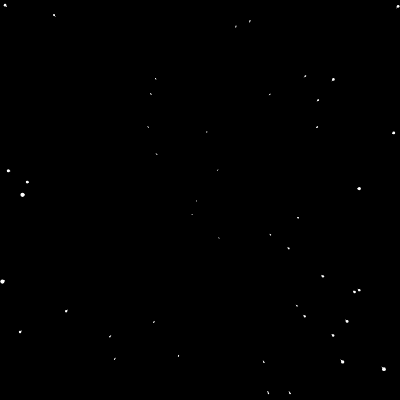
Frame 1 (no input)
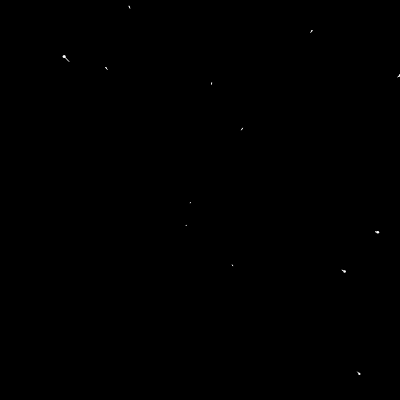
Frame 60 (no input)
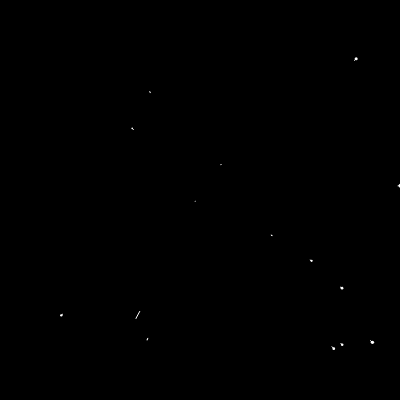
Frame 120 (the mouse pressed at the canvas centre since frame 60)

The p5.js sketch that drew these frames (run headless with seeded random() and noise() and a simulated clock; from frame 60 on, the mouse is pressed at the canvas centre):

// p5.js sketch
// ── sketch.js
let startsCount = 200;
let startsMin = 50;
let startsMax = 3000;
let stars = [];
let starsSlider;
let speed = 5;
let minSpeed = 1;
let maxSpeed = 40;
let speedSlider;

function setup() {
  createCanvas(400, 400);

  for (let i = 1; i <= startsCount; i++) {
    stars.push(
      new Star(
        random(-width, width),
        random(-height, height),
        random(width, width * 2)
      )
    );
  }

  createSliders();
}

function draw() {
  background("black");
  translate(width / 2, height / 2);

  adjustStarCount();
  adjustSpeed();

  for (let i = 0; i < stars.length; i++) {
    stars[i].update();
    stars[i].show();
  }
}

createSliders = () => {
  let countContainer = createDiv();
  countContainer.style("display", "flex");
  countContainer.style("align-items", "center");
  countContainer.style("gap", "10px");

  let countText = createP("Number of Stars:");
  countText.parent(countContainer);

  starsSlider = createSlider(startsMin, startsMax, startsCount);
  starsSlider.size(200);
  starsSlider.parent(countContainer);

  let speedContainer = createDiv();
  speedContainer.style("display", "flex");
  speedContainer.style("align-items", "center");
  speedContainer.style("gap", "10px");

  let speedText = createP("Speed:");
  speedText.parent(speedContainer);

  speedSlider = createSlider(minSpeed, maxSpeed, speed);
  speedSlider.size(200);
  speedSlider.parent(speedContainer);
};

adjustSpeed = () => {
  let sliderValue = speedSlider.value();
  for (let i = 0; i < stars.length; i++) {
    stars[i].speed = sliderValue;
  }
};

adjustStarCount = () => {
  let sliderValue = starsSlider.value();

  if (sliderValue > stars.length) {
    // Add more stars if the slider value is greater than the current number of stars
    for (let i = stars.length; i < sliderValue; i++) {
      stars.push(
        new Star(
          random(-width, width),
          random(-height, height),
          random(width, width * 2)
        )
      );
    }
  }

  if (sliderValue < stars.length) {
    // Remove stars if the slider value is less than the current number of stars
    stars.splice(sliderValue);
  }
};

// ── classes.js
class Star {
  constructor(x, y, z) {
    this.x = x;
    this.y = y;
    this.z = z;
    this.color = color("white");
    this.width = 10;
    this.initZ = this.z;
    this.speed = 5;
    this.previousZ = this.z;
  }

  update() {
    this.z = this.z - this.speed;
    if (this.z < 0) {
      this.z = this.initZ;
      this.previousZ = this.z;
    }
  }

  mapInterval(val, max) {
    // remap 'val' from 0->1 to 0->'max'
    // this makes the movement smoother when advancing tho the edge, edge = 'max'
    return val * max;
  }

  show() {
    let speedX = this.x / this.z; // exponentially increase speed
    let speedY = this.y / this.z;
    let newX = this.mapInterval(speedX, this.initZ);
    let newY = this.mapInterval(speedY, this.initZ);
    fill(this.color);
    noStroke();
    let newWidth = this.mapInterval(speedX, this.width);

    ellipse(newX, newY, newWidth, newWidth);

    // add tail effect
    let previousSpeedX = this.x / this.previousZ;
    let previousSpeedY = this.y / this.previousZ;
    let previousX = this.mapInterval(previousSpeedX, this.initZ);
    let previousY = this.mapInterval(previousSpeedY, this.initZ);

    stroke(255);
    line(newX, newY, previousX, previousY);
    this.previousZ = this.z;
  }
}

// ── style.css
html,
body {
  margin: 0;
  padding: 0;
  background-color: rgb(25, 146, 146);
  display: flex;
  justify-content: center;
}

canvas {
  /* display: block; */
}
